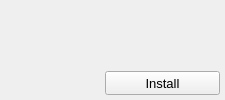
<?xml version="1.0" encoding="UTF-8"?>
<ui version="4.0">
 <class>PageEngineItemWidget</class>
 <widget class="QWidget" name="PageEngineItemWidget">
  <property name="geometry">
   <rect>
    <x>0</x>
    <y>0</y>
    <width>225</width>
    <height>100</height>
   </rect>
  </property>
  <property name="minimumSize">
   <size>
    <width>225</width>
    <height>100</height>
   </size>
  </property>
  <property name="maximumSize">
   <size>
    <width>225</width>
    <height>100</height>
   </size>
  </property>
  <layout class="QVBoxLayout" name="verticalLayout">
   <property name="spacing">
    <number>0</number>
   </property>
   <property name="leftMargin">
    <number>5</number>
   </property>
   <property name="topMargin">
    <number>5</number>
   </property>
   <property name="rightMargin">
    <number>5</number>
   </property>
   <property name="bottomMargin">
    <number>5</number>
   </property>
   <item>
    <widget class="QLabel" name="nameLabel">
     <property name="font">
      <font>
       <pointsize>12</pointsize>
      </font>
     </property>
     <property name="text">
      <string/>
     </property>
     <property name="wordWrap">
      <bool>true</bool>
     </property>
    </widget>
   </item>
   <item>
    <spacer name="verticalSpacer">
     <property name="orientation">
      <enum>Qt::Vertical</enum>
     </property>
     <property name="sizeHint" stdset="0">
      <size>
       <width>20</width>
       <height>45</height>
      </size>
     </property>
    </spacer>
   </item>
   <item>
    <layout class="QHBoxLayout" name="horizontalLayout">
     <item>
      <spacer name="horizontalSpacer">
       <property name="orientation">
        <enum>Qt::Horizontal</enum>
       </property>
       <property name="sizeHint" stdset="0">
        <size>
         <width>40</width>
         <height>20</height>
        </size>
       </property>
      </spacer>
     </item>
     <item>
      <widget class="QPushButton" name="installButton">
       <property name="sizePolicy">
        <sizepolicy hsizetype="Preferred" vsizetype="Preferred">
         <horstretch>0</horstretch>
         <verstretch>0</verstretch>
        </sizepolicy>
       </property>
       <property name="minimumSize">
        <size>
         <width>115</width>
         <height>24</height>
        </size>
       </property>
       <property name="font">
        <font>
         <pointsize>10</pointsize>
        </font>
       </property>
       <property name="text">
        <string>Install</string>
       </property>
      </widget>
     </item>
    </layout>
   </item>
  </layout>
 </widget>
 <resources/>
 <connections/>
</ui>
